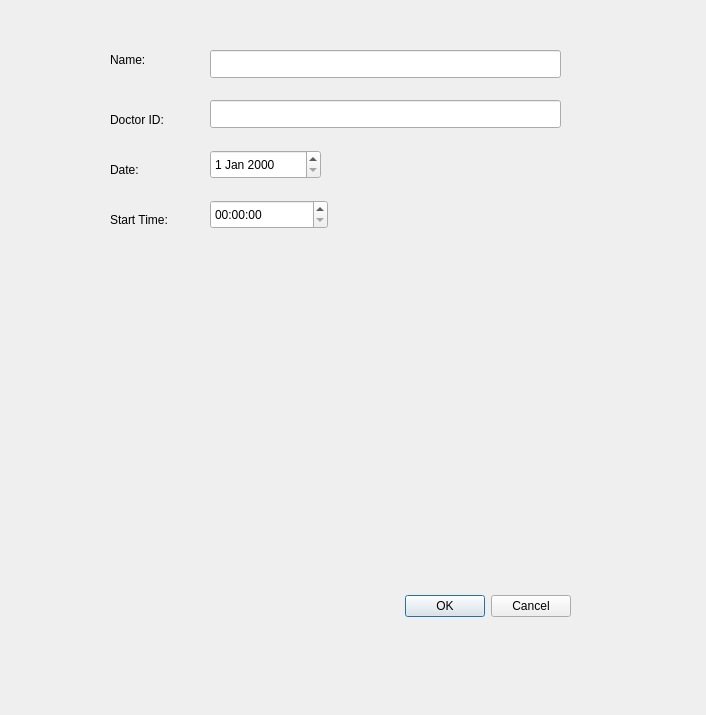
<?xml version="1.0" encoding="UTF-8"?>
<ui version="4.0">
 <class>AppointmentBookingDialog</class>
 <widget class="QDialog" name="AppointmentBookingDialog">
  <property name="geometry">
   <rect>
    <x>0</x>
    <y>0</y>
    <width>706</width>
    <height>715</height>
   </rect>
  </property>
  <property name="windowTitle">
   <string>Dialog</string>
  </property>
  <widget class="QDialogButtonBox" name="buttonBox">
   <property name="geometry">
    <rect>
     <x>230</x>
     <y>590</y>
     <width>341</width>
     <height>32</height>
    </rect>
   </property>
   <property name="orientation">
    <enum>Qt::Orientation::Horizontal</enum>
   </property>
   <property name="standardButtons">
    <set>QDialogButtonBox::StandardButton::Cancel|QDialogButtonBox::StandardButton::Ok</set>
   </property>
  </widget>
  <widget class="QLabel" name="label">
   <property name="geometry">
    <rect>
     <x>110</x>
     <y>50</y>
     <width>63</width>
     <height>20</height>
    </rect>
   </property>
   <property name="text">
    <string>Name:</string>
   </property>
  </widget>
  <widget class="QLabel" name="label_2">
   <property name="geometry">
    <rect>
     <x>110</x>
     <y>110</y>
     <width>81</width>
     <height>20</height>
    </rect>
   </property>
   <property name="text">
    <string>Doctor ID:</string>
   </property>
  </widget>
  <widget class="QLabel" name="label_3">
   <property name="geometry">
    <rect>
     <x>110</x>
     <y>160</y>
     <width>63</width>
     <height>20</height>
    </rect>
   </property>
   <property name="text">
    <string>Date:</string>
   </property>
  </widget>
  <widget class="QLabel" name="label_4">
   <property name="geometry">
    <rect>
     <x>110</x>
     <y>210</y>
     <width>81</width>
     <height>20</height>
    </rect>
   </property>
   <property name="text">
    <string>Start Time:</string>
   </property>
  </widget>
  <widget class="QLineEdit" name="txtPatientName">
   <property name="geometry">
    <rect>
     <x>210</x>
     <y>50</y>
     <width>351</width>
     <height>28</height>
    </rect>
   </property>
  </widget>
  <widget class="QLineEdit" name="txtDoctorID">
   <property name="geometry">
    <rect>
     <x>210</x>
     <y>100</y>
     <width>351</width>
     <height>28</height>
    </rect>
   </property>
  </widget>
  <widget class="QDateEdit" name="dateAppt">
   <property name="geometry">
    <rect>
     <x>210</x>
     <y>150</y>
     <width>111</width>
     <height>29</height>
    </rect>
   </property>
  </widget>
  <widget class="QTimeEdit" name="timeAppt">
   <property name="geometry">
    <rect>
     <x>210</x>
     <y>200</y>
     <width>118</width>
     <height>29</height>
    </rect>
   </property>
  </widget>
 </widget>
 <resources/>
 <connections>
  <connection>
   <sender>buttonBox</sender>
   <signal>accepted()</signal>
   <receiver>AppointmentBookingDialog</receiver>
   <slot>accept()</slot>
   <hints>
    <hint type="sourcelabel">
     <x>248</x>
     <y>254</y>
    </hint>
    <hint type="destinationlabel">
     <x>157</x>
     <y>274</y>
    </hint>
   </hints>
  </connection>
  <connection>
   <sender>buttonBox</sender>
   <signal>rejected()</signal>
   <receiver>AppointmentBookingDialog</receiver>
   <slot>reject()</slot>
   <hints>
    <hint type="sourcelabel">
     <x>316</x>
     <y>260</y>
    </hint>
    <hint type="destinationlabel">
     <x>286</x>
     <y>274</y>
    </hint>
   </hints>
  </connection>
 </connections>
</ui>
